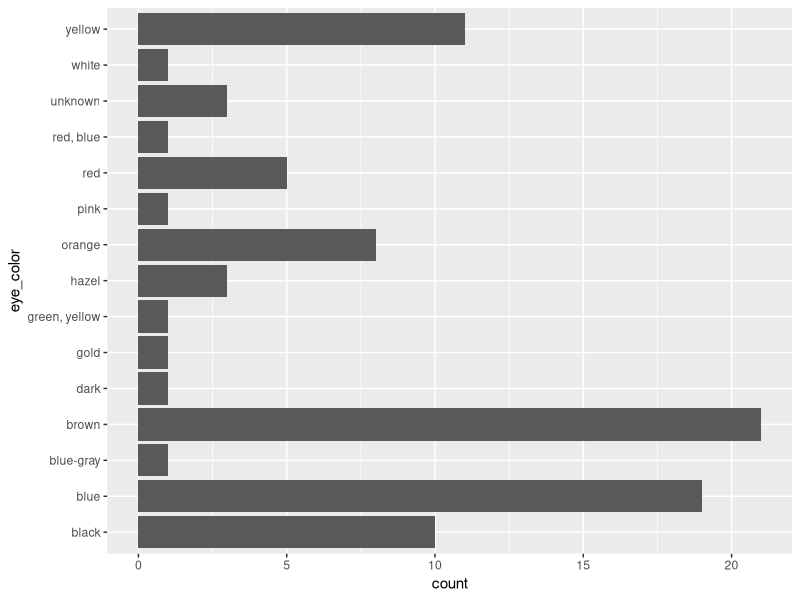
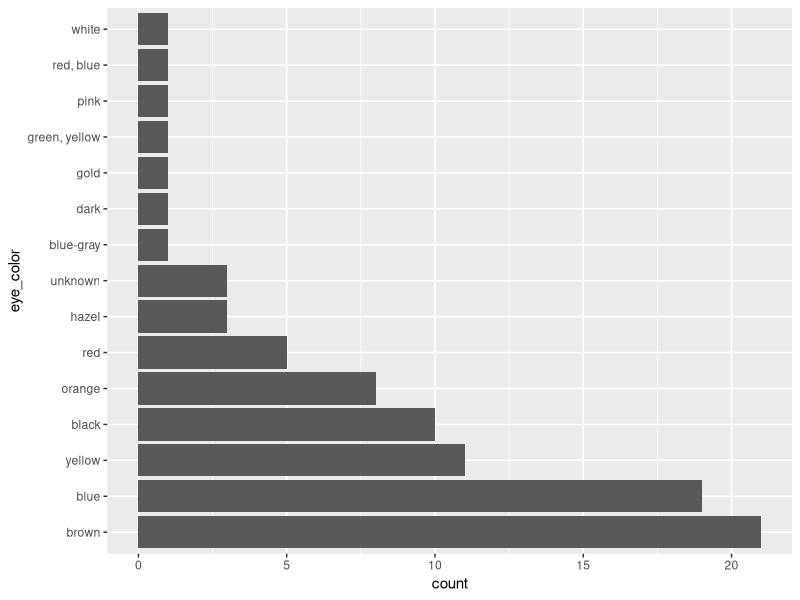

Source code (R) for these figures, in order:
## ---- chunk 1
knitr::opts_chunk$set(
  collapse = TRUE,
  comment = "#>",
  fig.path = "man/figures/README-"
)
## ---- chunk 2
library(forcats)
library(dplyr)
library(ggplot2)
## ---- chunk 3
starwars %>% 
  filter(!is.na(species)) %>%
  count(species, sort = TRUE)
## ---- chunk 4
starwars %>%
  filter(!is.na(species)) %>%
  mutate(species = fct_lump(species, n = 3)) %>%
  count(species)
## ---- chunk 5
ggplot(starwars, aes(x = eye_color)) + 
  geom_bar() + 
  coord_flip()
## ---- chunk 6
starwars %>%
  mutate(eye_color = fct_infreq(eye_color)) %>%
  ggplot(aes(x = eye_color)) + 
  geom_bar() + 
  coord_flip()
